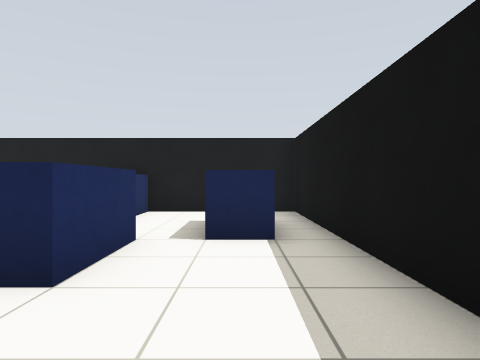
[1] (above)

16 first-person views from a walk through a world built for the Gazebo simulator. The camera is 0.86 m above the floor, looks level and sees 75° across. The floor is counted in squares, 1 m on a side. Each view is taken from the middle of a square. On the plan, view 1 faces up. The plan holds only what a view shows up to about 11 squares ahead; the rest is blank.

[2]
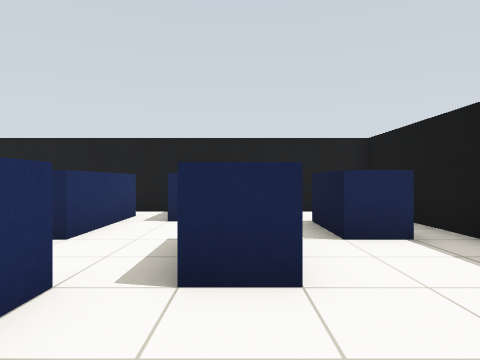

[3]
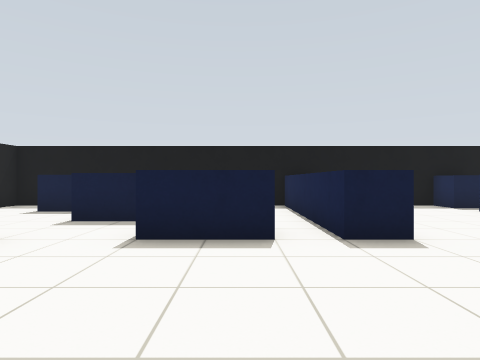

[4]
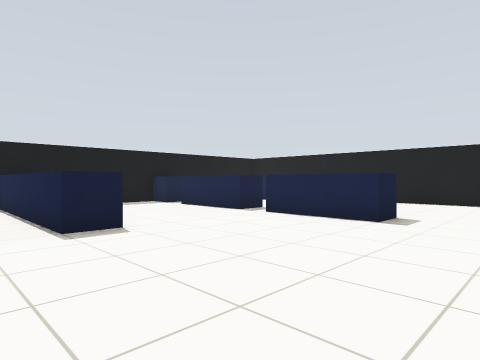

[5]
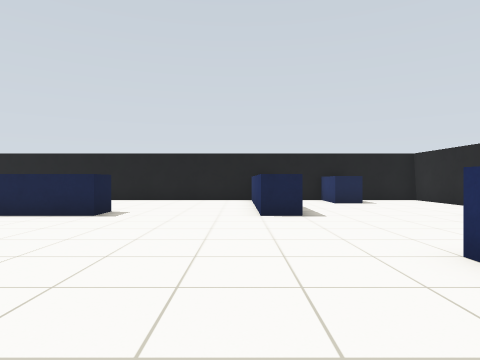

[6]
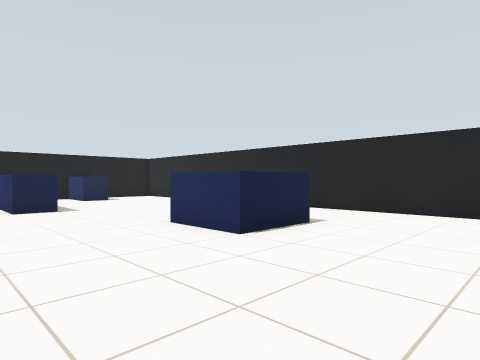

[7]
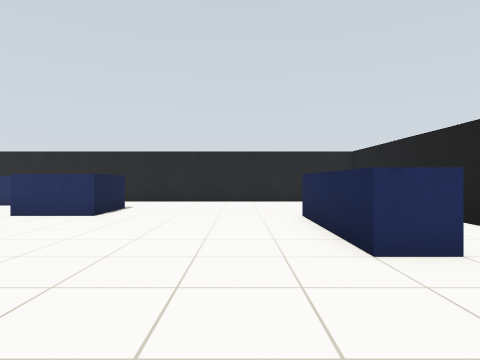

[8]
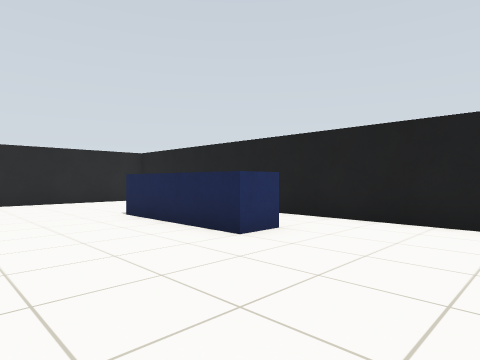

[9]
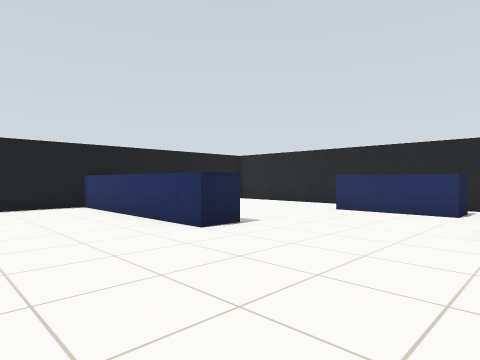

[10]
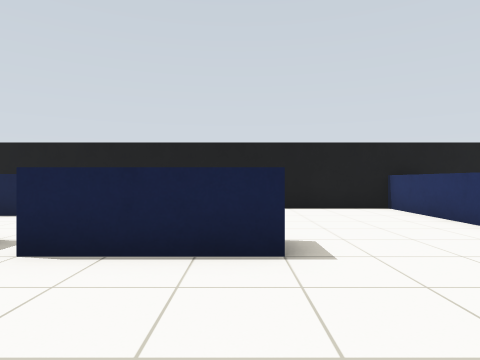

[11]
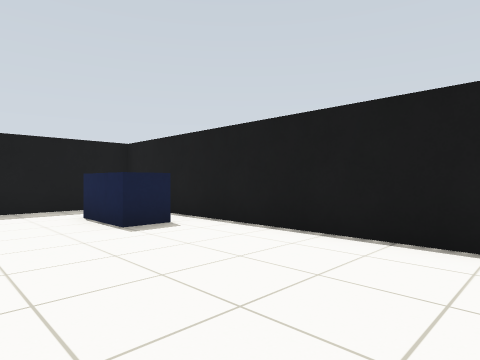

[12]
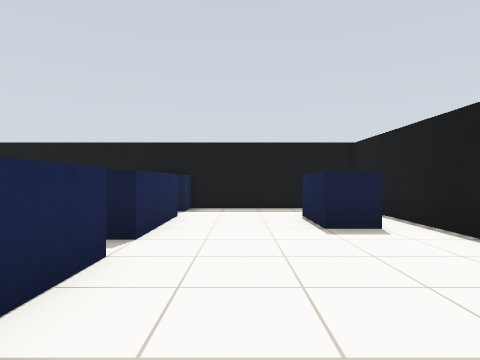

[13]
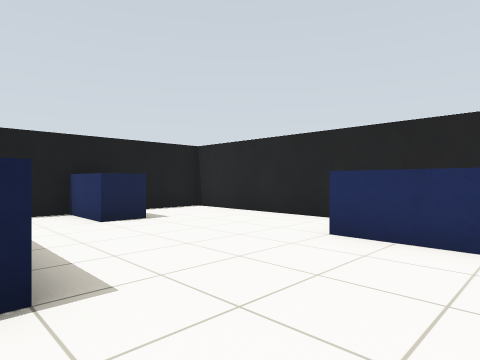

[14]
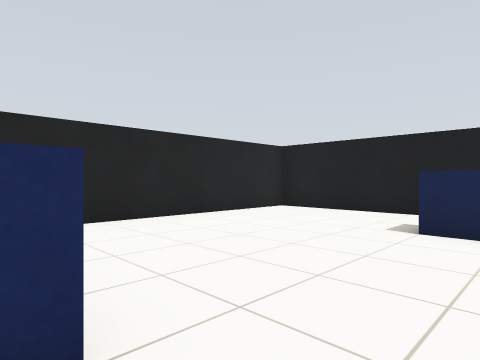

[15]
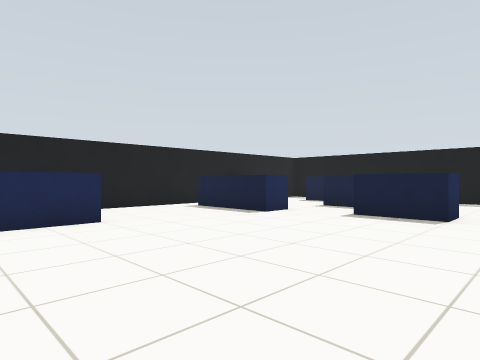

[16]
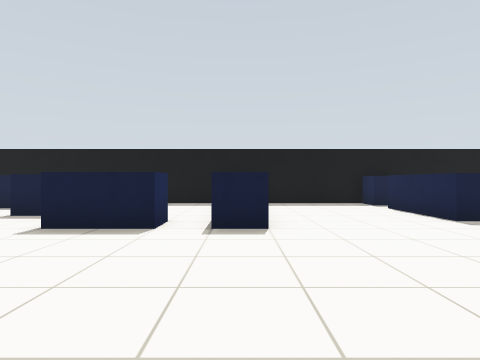

### Floor plan
Ten units are one square. View 1 is at (0, 0); x grows to the right and y downward. Boxes are objects, and circles mark ways between rooms. Rooms are numbered by the first view taken in them; rooms with no view inside come last. Other rooms are left out.
<svg viewBox="-190 -90 210 210">
<path fill="none" stroke="#000" d="M-15 -35 -15 -25 -25 -25M-35 -5 -45 -5M15 10 15 -45M-45 5 15 5M5 -45 -5 -45M-45 16 -45 5M-75 65 -75 55 -45 55M-125 55 -115 55 -115 115M-45 -5 -45 -25M-45 65 -61 65M-35 55 -5 55M-155 -5 -135 -5 -135 15M-35 -25 -35 -19M-165 25 -165 55M-95 -66 -95 -55 -135 -55M-45 -65 -45 -45M-5 65 -35 65M-155 95 -145 95 -145 115M-15 -45 -15 -35M-25 105 -25 95 -5 95M-5 -45 -5 -65M-55 -85 -185 -85 -185 115 -5 115M-5 -85 -30 -85M15 105 15 10M-35 65 -35 55M-45 -45 -55 -45 -55 -75M-25 -31 -25 -45M-175 25 -165 25M15 65 5 65 5 55 15 55M-25 -85 -25 -75M15 -45 15 -85 -5 -85M-45 -75 -45 -65M-30 -85 -55 -85"/>
<circle cx="-15" cy="-25" r="3" fill="#2a7"/>
<circle cx="-40" cy="0" r="3" fill="#2a7"/>
<circle cx="10" cy="-55" r="3" fill="#2a7"/>
<circle cx="0" cy="-75" r="3" fill="#2a7"/>
<circle cx="-40" cy="-70" r="3" fill="#2a7"/>
<circle cx="-50" cy="-80" r="3" fill="#2a7"/>
<text x="-10" y="-20">1</text>
<text x="-90" y="20">2</text>
<text x="10" y="-70">3</text>
<text x="-40" y="-80">4</text>
</svg>
Room 1 opens to room 2. Room 1 opens to room 3. Room 2 opens to room 3. Room 2 opens to room 4.

Where each view was taken, in squares from view 1:
view 1: 0 up, 0 right, facing up
view 2: 0 up, 2 left, facing up
view 3: 1 up, 9 left, facing right
view 4: 1 up, 10 left, facing down-right
view 5: 2 up, 11 left, facing down
view 6: 4 up, 10 left, facing down-left
view 7: 4 up, 6 left, facing left
view 8: 2 up, 6 left, facing up-left
view 9: 1 down, 8 left, facing down-left
view 10: 2 down, 7 left, facing down
view 11: 7 down, 8 left, facing down-right
view 12: 8 down, 8 left, facing right
view 13: 3 down, 12 left, facing down-left
view 14: 0 up, 12 left, facing up-left
view 15: 1 down, 12 left, facing up-right
view 16: 1 down, 10 left, facing right
